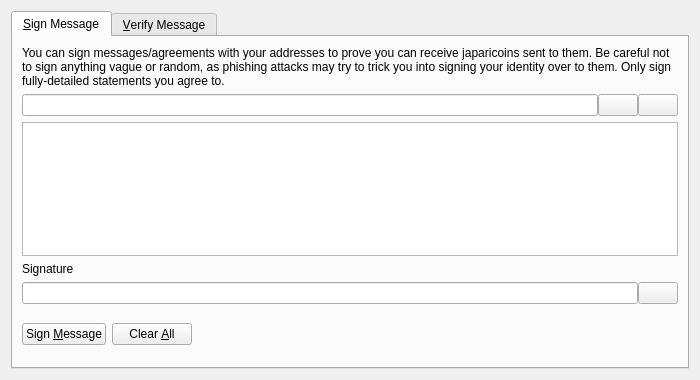
<?xml version="1.0" encoding="UTF-8"?>
<ui version="4.0">
 <class>SignVerifyMessageDialog</class>
 <widget class="QDialog" name="SignVerifyMessageDialog">
  <property name="geometry">
   <rect>
    <x>0</x>
    <y>0</y>
    <width>700</width>
    <height>380</height>
   </rect>
  </property>
  <property name="windowTitle">
   <string>Signatures - Sign / Verify a Message</string>
  </property>
  <property name="modal">
   <bool>true</bool>
  </property>
  <layout class="QVBoxLayout" name="verticalLayout">
   <item>
    <widget class="QTabWidget" name="tabWidget">
     <property name="currentIndex">
      <number>0</number>
     </property>
     <widget class="QWidget" name="tabSignMessage">
      <attribute name="title">
       <string>&amp;Sign Message</string>
      </attribute>
      <layout class="QVBoxLayout" name="verticalLayout_SM">
       <item>
        <widget class="QLabel" name="infoLabel_SM">
         <property name="text">
          <string>You can sign messages/agreements with your addresses to prove you can receive japaricoins sent to them. Be careful not to sign anything vague or random, as phishing attacks may try to trick you into signing your identity over to them. Only sign fully-detailed statements you agree to.</string>
         </property>
         <property name="textFormat">
          <enum>Qt::PlainText</enum>
         </property>
         <property name="wordWrap">
          <bool>true</bool>
         </property>
        </widget>
       </item>
       <item>
        <layout class="QHBoxLayout" name="horizontalLayout_1_SM">
         <property name="spacing">
          <number>0</number>
         </property>
         <item>
          <widget class="QValidatedLineEdit" name="addressIn_SM">
           <property name="toolTip">
            <string>The Japaricoin address to sign the message with</string>
           </property>
          </widget>
         </item>
         <item>
          <widget class="QPushButton" name="addressBookButton_SM">
           <property name="toolTip">
            <string>Choose previously used address</string>
           </property>
           <property name="text">
            <string/>
           </property>
           <property name="icon">
            <iconset resource="../bitcoin.qrc">
             <normaloff>:/icons/address-book</normaloff>:/icons/address-book</iconset>
           </property>
           <property name="shortcut">
            <string>Alt+A</string>
           </property>
           <property name="autoDefault">
            <bool>false</bool>
           </property>
          </widget>
         </item>
         <item>
          <widget class="QPushButton" name="pasteButton_SM">
           <property name="toolTip">
            <string>Paste address from clipboard</string>
           </property>
           <property name="text">
            <string/>
           </property>
           <property name="icon">
            <iconset resource="../bitcoin.qrc">
             <normaloff>:/icons/editpaste</normaloff>:/icons/editpaste</iconset>
           </property>
           <property name="shortcut">
            <string>Alt+P</string>
           </property>
           <property name="autoDefault">
            <bool>false</bool>
           </property>
          </widget>
         </item>
        </layout>
       </item>
       <item>
        <widget class="QPlainTextEdit" name="messageIn_SM">
         <property name="toolTip">
          <string>Enter the message you want to sign here</string>
         </property>
        </widget>
       </item>
       <item>
        <widget class="QLabel" name="signatureLabel_SM">
         <property name="text">
          <string>Signature</string>
         </property>
         <property name="textFormat">
          <enum>Qt::PlainText</enum>
         </property>
        </widget>
       </item>
       <item>
        <layout class="QHBoxLayout" name="horizontalLayout_2_SM">
         <property name="spacing">
          <number>0</number>
         </property>
         <item>
          <widget class="QLineEdit" name="signatureOut_SM">
           <property name="font">
            <font>
             <italic>true</italic>
            </font>
           </property>
           <property name="readOnly">
            <bool>true</bool>
           </property>
          </widget>
         </item>
         <item>
          <widget class="QPushButton" name="copySignatureButton_SM">
           <property name="toolTip">
            <string>Copy the current signature to the system clipboard</string>
           </property>
           <property name="text">
            <string/>
           </property>
           <property name="icon">
            <iconset resource="../bitcoin.qrc">
             <normaloff>:/icons/editcopy</normaloff>:/icons/editcopy</iconset>
           </property>
           <property name="autoDefault">
            <bool>false</bool>
           </property>
          </widget>
         </item>
        </layout>
       </item>
       <item>
        <layout class="QHBoxLayout" name="horizontalLayout_3_SM">
         <item>
          <widget class="QPushButton" name="signMessageButton_SM">
           <property name="toolTip">
            <string>Sign the message to prove you own this Japaricoin address</string>
           </property>
           <property name="text">
            <string>Sign &amp;Message</string>
           </property>
           <property name="icon">
            <iconset resource="../bitcoin.qrc">
             <normaloff>:/icons/edit</normaloff>:/icons/edit</iconset>
           </property>
           <property name="autoDefault">
            <bool>false</bool>
           </property>
          </widget>
         </item>
         <item>
          <widget class="QPushButton" name="clearButton_SM">
           <property name="toolTip">
            <string>Reset all sign message fields</string>
           </property>
           <property name="text">
            <string>Clear &amp;All</string>
           </property>
           <property name="icon">
            <iconset resource="../bitcoin.qrc">
             <normaloff>:/icons/remove</normaloff>:/icons/remove</iconset>
           </property>
           <property name="autoDefault">
            <bool>false</bool>
           </property>
          </widget>
         </item>
         <item>
          <spacer name="horizontalSpacer_1_SM">
           <property name="orientation">
            <enum>Qt::Horizontal</enum>
           </property>
           <property name="sizeHint" stdset="0">
            <size>
             <width>40</width>
             <height>48</height>
            </size>
           </property>
          </spacer>
         </item>
         <item>
          <widget class="QLabel" name="statusLabel_SM">
           <property name="font">
            <font>
             <weight>75</weight>
             <bold>true</bold>
            </font>
           </property>
           <property name="text">
            <string/>
           </property>
           <property name="wordWrap">
            <bool>true</bool>
           </property>
          </widget>
         </item>
         <item>
          <spacer name="horizontalSpacer_2_SM">
           <property name="orientation">
            <enum>Qt::Horizontal</enum>
           </property>
           <property name="sizeHint" stdset="0">
            <size>
             <width>40</width>
             <height>48</height>
            </size>
           </property>
          </spacer>
         </item>
        </layout>
       </item>
      </layout>
     </widget>
     <widget class="QWidget" name="tabVerifyMessage">
      <attribute name="title">
       <string>&amp;Verify Message</string>
      </attribute>
      <layout class="QVBoxLayout" name="verticalLayout_VM">
       <item>
        <widget class="QLabel" name="infoLabel_VM">
         <property name="text">
          <string>Enter the receiver's address, message (ensure you copy line breaks, spaces, tabs, etc. exactly) and signature below to verify the message. Be careful not to read more into the signature than what is in the signed message itself, to avoid being tricked by a man-in-the-middle attack. Note that this only proves the signing party receives with the address, it cannot prove sendership of any transaction!</string>
         </property>
         <property name="textFormat">
          <enum>Qt::PlainText</enum>
         </property>
         <property name="alignment">
          <set>Qt::AlignLeading|Qt::AlignLeft|Qt::AlignTop</set>
         </property>
         <property name="wordWrap">
          <bool>true</bool>
         </property>
        </widget>
       </item>
       <item>
        <layout class="QHBoxLayout" name="horizontalLayout_1_VM">
         <property name="spacing">
          <number>0</number>
         </property>
         <item>
          <widget class="QValidatedLineEdit" name="addressIn_VM">
           <property name="toolTip">
            <string>The Japaricoin address the message was signed with</string>
           </property>
          </widget>
         </item>
         <item>
          <widget class="QPushButton" name="addressBookButton_VM">
           <property name="toolTip">
            <string>Choose previously used address</string>
           </property>
           <property name="text">
            <string/>
           </property>
           <property name="icon">
            <iconset resource="../bitcoin.qrc">
             <normaloff>:/icons/address-book</normaloff>:/icons/address-book</iconset>
           </property>
           <property name="shortcut">
            <string>Alt+A</string>
           </property>
           <property name="autoDefault">
            <bool>false</bool>
           </property>
          </widget>
         </item>
        </layout>
       </item>
       <item>
        <widget class="QPlainTextEdit" name="messageIn_VM"/>
       </item>
       <item>
        <widget class="QValidatedLineEdit" name="signatureIn_VM"/>
       </item>
       <item>
        <layout class="QHBoxLayout" name="horizontalLayout_2_VM">
         <item>
          <widget class="QPushButton" name="verifyMessageButton_VM">
           <property name="toolTip">
            <string>Verify the message to ensure it was signed with the specified Japaricoin address</string>
           </property>
           <property name="text">
            <string>Verify &amp;Message</string>
           </property>
           <property name="icon">
            <iconset resource="../bitcoin.qrc">
             <normaloff>:/icons/transaction_0</normaloff>:/icons/transaction_0</iconset>
           </property>
           <property name="autoDefault">
            <bool>false</bool>
           </property>
          </widget>
         </item>
         <item>
          <widget class="QPushButton" name="clearButton_VM">
           <property name="toolTip">
            <string>Reset all verify message fields</string>
           </property>
           <property name="text">
            <string>Clear &amp;All</string>
           </property>
           <property name="icon">
            <iconset resource="../bitcoin.qrc">
             <normaloff>:/icons/remove</normaloff>:/icons/remove</iconset>
           </property>
           <property name="autoDefault">
            <bool>false</bool>
           </property>
          </widget>
         </item>
         <item>
          <spacer name="horizontalSpacer_1_VM">
           <property name="orientation">
            <enum>Qt::Horizontal</enum>
           </property>
           <property name="sizeHint" stdset="0">
            <size>
             <width>40</width>
             <height>48</height>
            </size>
           </property>
          </spacer>
         </item>
         <item>
          <widget class="QLabel" name="statusLabel_VM">
           <property name="font">
            <font>
             <weight>75</weight>
             <bold>true</bold>
            </font>
           </property>
           <property name="text">
            <string/>
           </property>
           <property name="wordWrap">
            <bool>true</bool>
           </property>
          </widget>
         </item>
         <item>
          <spacer name="horizontalSpacer_2_VM">
           <property name="orientation">
            <enum>Qt::Horizontal</enum>
           </property>
           <property name="sizeHint" stdset="0">
            <size>
             <width>40</width>
             <height>48</height>
            </size>
           </property>
          </spacer>
         </item>
        </layout>
       </item>
      </layout>
     </widget>
    </widget>
   </item>
  </layout>
 </widget>
 <customwidgets>
  <customwidget>
   <class>QValidatedLineEdit</class>
   <extends>QLineEdit</extends>
   <header>qvalidatedlineedit.h</header>
  </customwidget>
 </customwidgets>
 <resources>
  <include location="../bitcoin.qrc"/>
 </resources>
 <connections/>
</ui>
